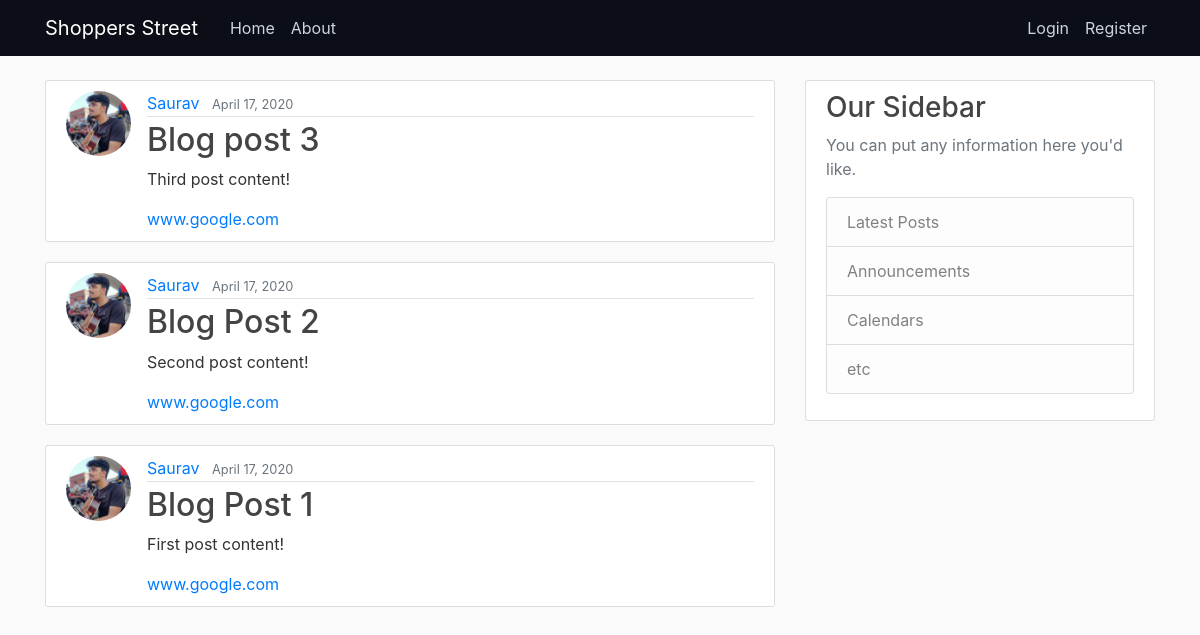
Page /home/ on the earlier database version.
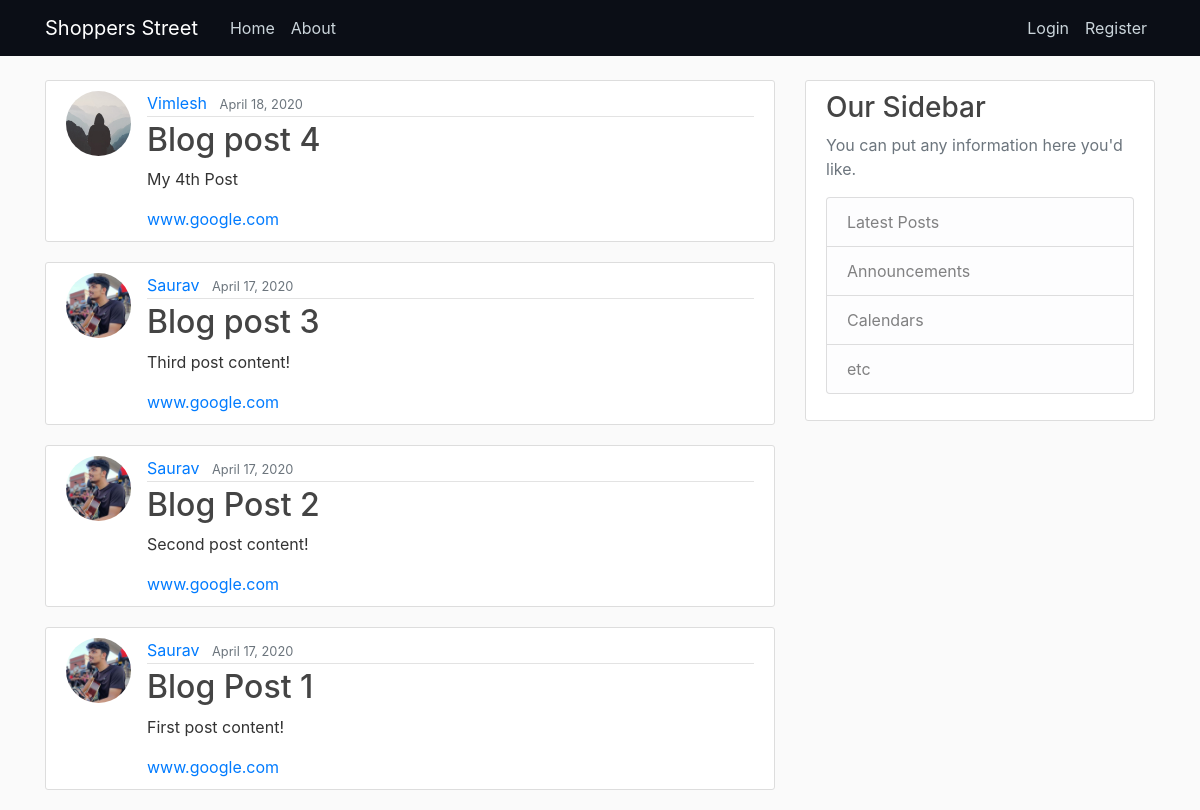
Same page on the later database version.
### store/models.py (models this page shows, shortened)
class Post(models.Model):
    title = models.CharField(max_length=100)
    content = models.TextField()
    date_posted = models.DateTimeField(default=timezone.now)
    author = models.ForeignKey(User, on_delete=models.CASCADE)
    link = models.URLField(max_length = 200, default = 'www.google.com')

### users/models.py (models this page shows, shortened)
class Profile(models.Model):
    user = models.OneToOneField(User, on_delete = models.CASCADE)
    image = models.ImageField(default="default.jpg", upload_to="profile_pics")

### store/views.py (the view)
# urls.py: path('home/', PostListView.as_view(), name='store-home'),
class PostListView(ListView):
    model = Post
    template_name = 'store/home.html'  # <app>/<model>_<viewtype>.html
    context_object_name = 'posts'
    ordering = ['-date_posted']

### store/templates/store/home.html
{% extends 'store/base.html' %}
{% block content %}
{% for post in posts %}
<article class="media content-section">
  <img class="rounded-circle article-img" src="{{ post.author.profile.image.url }}">
  <div class="media-body">
    <div class="article-metadata">
      <a class="mr-2" href="#">{{ post.author }}</a>
      <small class="text-muted">{{ post.date_posted|date:"F d, Y" }}</small>
    </div>
    <h2><a class="article-title" href="{% url 'post-detail' post.id %}">{{ post.title }}</a></h2>
    <p class="article-content">{{ post.content }}</p>
    <a target="_blank" rel="noopener noreferrer" href="{{ post.link }}" class="mr-4">{{ post.link }}</a>
  </div>
</article>
{% endfor %}
{% endblock content %}

Differences in the rows shown:
added Post: author.profile.image (placeholder picture), author "Vimlesh", date_posted "April 18, 2020", title "Blog post 4", content "My 4th Post", link "www.google.com"
